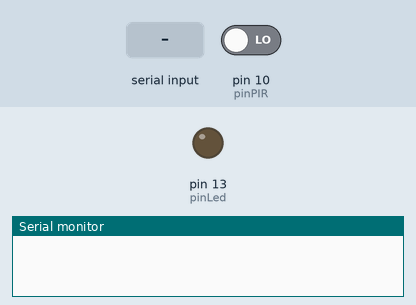
Simulated run of this sketch. Board: Arduino Uno, built for the host (arithmetic inside an expression is 32-bit, double 64-bit). On the bench: output pins drawn as LEDs (lit = HIGH), the last lines printed to the serial monitor. The test bench sets the inputs (shaded band); at power-on: pin 10 (pinPIR) LOW.

Above: at 2.8 s.
2.9 s: pin 10 (pinPIR) driven HIGH
At 4.1 s:
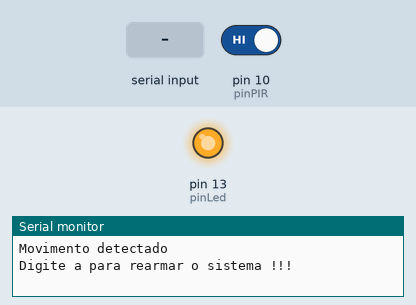
4.5 s: byte 90 received over Serial
6.5 s: byte 120 received over Serial
Timing chart, 0 to 9.5 s (numbered marks = the images above; inputs shaded):
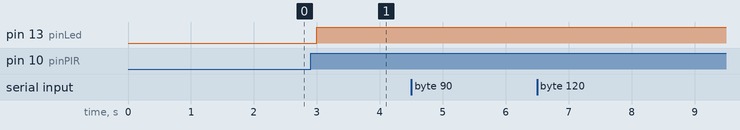

The sketch:

TesteSensorPresencaPIR.ino
```cpp
// Do not remove the include below

#include "TesteSensorPresencaPIR.h"

#include <Arduino.h>

int pinLed = 13;
int pinPIR = 10;

int status = 0;

int armado = 1;

char dado;

void setup(){

  pinMode(pinLed, OUTPUT);
  pinMode(pinPIR, INPUT);
  //Inicia a porta serial
  //com baud rate de 9600
  Serial.begin(9600);


}

void loop(){


	if (armado == 0) {

		Serial.println("Digite a para rearmar o sistema !!!");
		  if (Serial.available()){

			  dado = Serial.read();

			  Serial.println();
			  Serial.println("Valor recebido: " + dado);

			  switch (dado) {

				case 97:
					digitalWrite(pinLed, LOW);
					armado=1;
					Serial.println("Ligando o LED");
					break;;

			  }

		  }
	} else {
		status = digitalRead(pinPIR);

		if (status == HIGH) {

			digitalWrite(pinLed, HIGH);
			armado=0;
			Serial.println("Movimento detectado");

		}
	}
	delay(1000);

}
```

TesteSensorPresencaPIR.h
```cpp
// Only modify this file to include
// - function definitions (prototypes)
// - include files
// - extern variable definitions
// In the appropriate section

#ifndef _TesteSensorPresencaPIR_H_
#define _TesteSensorPresencaPIR_H_
#include "Arduino.h"
//add your includes for the project TesteSensorPresencaPIR here


//end of add your includes here
#ifdef __cplusplus
extern "C" {
#endif
void loop();
void setup();
#ifdef __cplusplus
} // extern "C"
#endif

//add your function definitions for the project TesteSensorPresencaPIR here


//Do not add code below this line
#endif /* _TesteSensorPresencaPIR_H_ */
```

Measured:
- after the input at 2.9 s, pin 13 (pinLed): LOW → HIGH after 0.10 s
